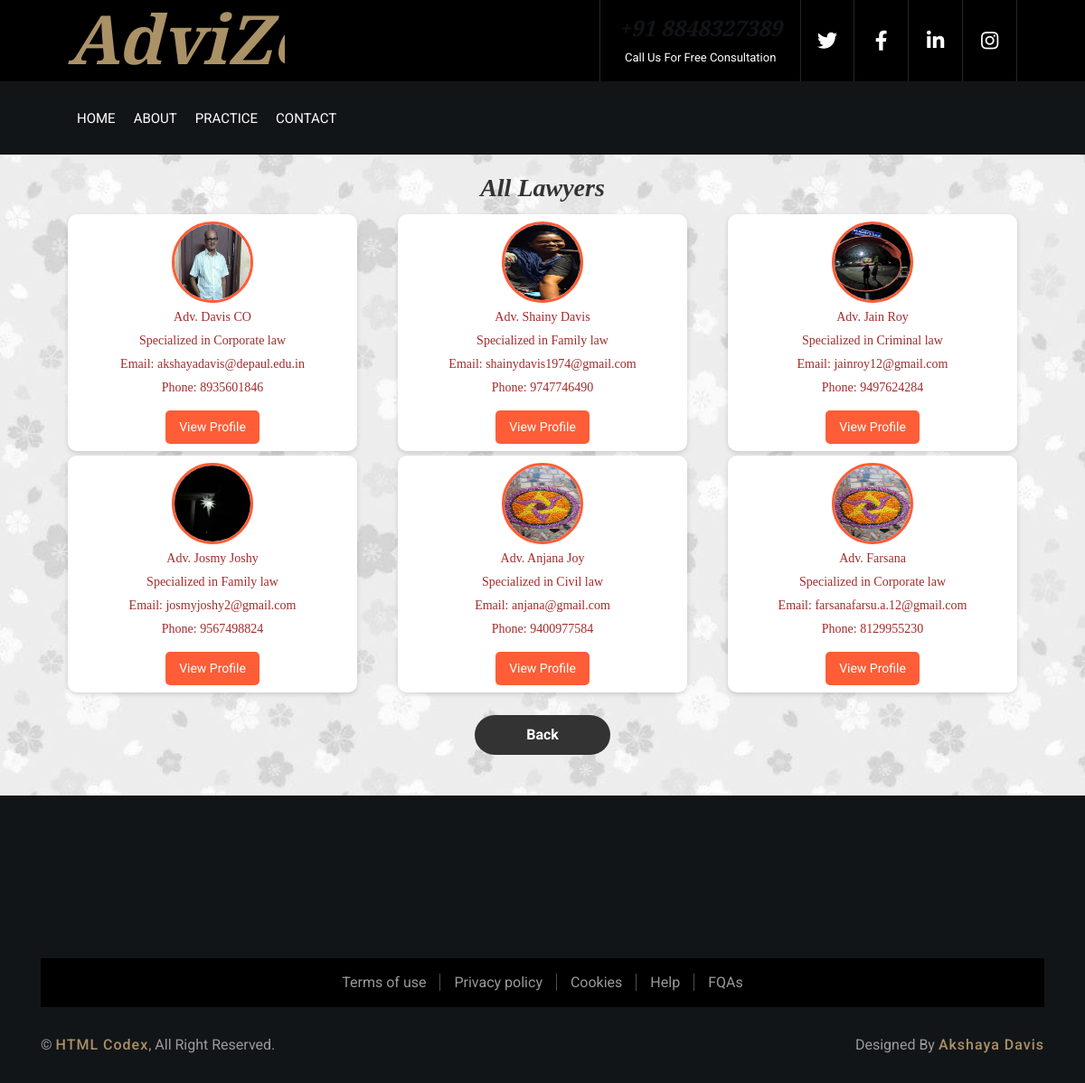
/all_lawyers, run on the app's committed database.
### userapp/models.py (models this page shows)
class Register(AbstractUser):
    usertype = models.CharField(max_length=50, default="admin")
    phone = models.CharField(max_length=15, null=True)  # Changed to CharField
    image = models.ImageField(upload_to='uploads/', null=True)
    barcouncil_number = models.CharField(max_length=15, null=True)
    specialization = models.CharField(max_length=50, null=True)
    address = models.CharField(max_length=100, null=True)
    bio = models.TextField(max_length=1000, null=True)
    qualification = models.CharField(max_length=50, null=True)
    experience = models.CharField(max_length=10, null=True)
    consultation_mode = models.CharField(max_length=50, null=True)
    court_jurisdiction = models.CharField(max_length=50, null=True)
    court_type = models.CharField(max_length=50, null=True)
    place = models.CharField(max_length=50, null=True)
    is_approved = models.BooleanField(default=False)

### userapp/views.py (the view)
# urls.py: path('all_lawyers',views.all_lawyers,name="all_lawyers"),
def all_lawyers(request):
    lawyers = Register.objects.filter(usertype="lawyer", is_approved=True)
    return render(request, 'all_lawyers.html', {'lawyers': lawyers})

### userapp/templates/all_lawyers.html
{% load static %}
{% include 'header.html' %}
<link rel="stylesheet" href="{% static 'css/all_lawyers.css' %}">
<h2>All Lawyers</h2>
<div class="lawyercontainer">
    {% for lawyer in lawyers %}
    <div class="lawyer-profile-card">
        {% if lawyer.image %}
        <img src="{{ lawyer.image.url }}" alt="Lawyer Profile Picture">
        {% else %}
        <img src="{% static 'img/img1.jpeg' %}" alt="Default Profile Picture">
        {% endif %}
        <p>{{ lawyer.first_name }}</p>
        {% if lawyer.specialization %}
            <p>Specialized in {{ lawyer.specialization }} law</p>
        {% endif %}
        <p>Email: {{ lawyer.email }}</p>
        <p>Phone: {{ lawyer.phone }}</p>
        <a href="{% url 'profile_lawyer' lawyer.id %}" class="edit-button">View Profile</a>
    </div>
    {% empty %}
    <p>No lawyers found.</p>
    {% endfor %}
</div>
<a href="{% url 'index' %}" class="back-button">Back</a>
{% include 'footer1.html' %}

### userapp/static/css/style.css (style rules this page uses)
body { color: #666666; background: #ffffff; font-family: 'Roboto', sans-serif; font-weight: 400; }
h1, h2, h3, h4, h5, h6 { font-family: 'EB Garamond', serif; font-weight: 600; font-style: italic; color: #121518; }
a { color: #454545; transition: .3s; }

### userapp/static/css/all_lawyers.css (style rules this page uses)
h2 { text-align: center; font-size: 28px; color: #333; margin-top: 20px; font-family: 'Georgia', serif; }
.lawyercontainer { display: grid; grid-template-columns: repeat(auto-fit, minmax(300px, 1fr)); gap: 5px; justify-items: center; align-items: start; padding: 5px; width: 100%; max-width: 1100px; margin: 0 auto; }
.lawyer-profile-card { width: 100%; max-width: 320px; padding: 8px; border-radius: 10px; background: #fff; box-shadow: 0 2px 5px rgba(0,0,0,0.15); text-align: center; transition: transform 0.3s ease, box-shadow 0.3s ease; margin: 0; }
.lawyer-profile-card img { width: 90px; height: 90px; border-radius: 50%; border: 3px solid #fe5d37; }
.lawyer-profile-card p { color: brown; font-size: 14px; margin: 5px 0; font-family: 'Georgia', 'Times New Roman', serif; }
.edit-button { display: inline-block; padding: 8px 15px; margin-top: 10px; font-size: 14px; color: white; background-color: #fe5d37; border: none; cursor: pointer; border-radius: 5px; text-decoration: none; transition: 0.3s; }
.back-button { display: block; width: 150px; margin: 20px auto; padding: 10px 15px; text-align: center; font-size: 16px; font-weight: bold; text-decoration: none; color: white; background-color: #333; border-radius: 25px; transition: 0.3s; }

### data on the page
Register: image (picture), first_name "Adv. Davis CO", specialization "Corporate", email "akshayadavis@depaul.edu.in", phone "8935601846"
Register: image (picture), first_name "Adv. Shainy Davis", specialization "Family", email "shainydavis1974@gmail.com", phone "9747746490"
Register: image (picture), first_name "Adv. Jain Roy", specialization "Criminal", email "jainroy12@gmail.com", phone "9497624284"
Register: image (picture), first_name "Adv. Josmy Joshy", specialization "Family", email "josmyjoshy2@gmail.com", phone "9567498824"
Register: image (picture), first_name "Adv. Anjana Joy", specialization "Civil", email "anjana@gmail.com", phone "9400977584"
Register: image (picture), first_name "Adv. Farsana", specialization "Corporate", email "farsanafarsu.a.12@gmail.com", phone "8129955230"
